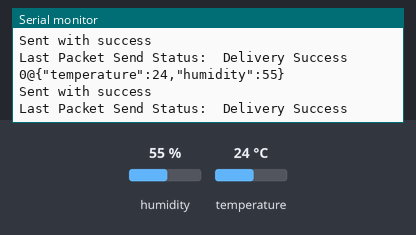
Bench run of a sketch on a simulated ESP32. Shown: the last lines printed to the serial monitor. The test bench sets the inputs (shaded band); at power-on: humidity 55 %, temperature 24 °C.

Above: at 5.8 s.
5.9 s: humidity set to 22 %
At 10.9 s:
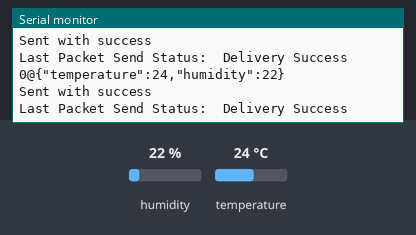
11.9 s: temperature set to 12 °C
At 15.6 s:
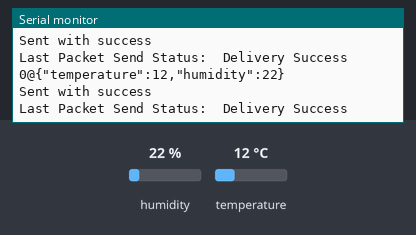
17.9 s: humidity set to 40 %
At 21.4 s:
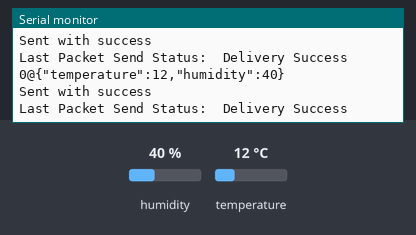
Timing chart, 0 to 22.9 s (numbered marks = the images above; inputs shaded):
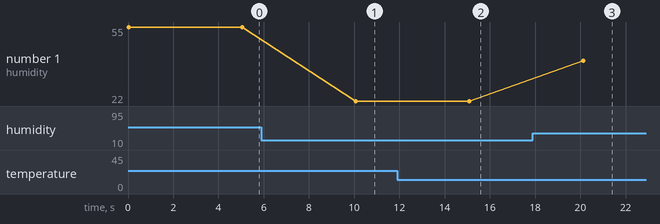

The sketch:

ESP_NOW_Sender.ino
```cpp
#include <esp_now.h>
#include <WiFi.h>
#include <ArduinoJson.h>
#include <Adafruit_Sensor.h>
#include <DHT.h>

// Digital pin connected to the DHT sensor
#define DHTPIN 4

// Uncomment the type of sensor in use:
#define DHTTYPE    DHT11     // DHT 11

DHT dht(DHTPIN, DHTTYPE);

uint8_t broadcastAddress[] = {0x58, 0xBF, 0x25, 0x9D, 0x84, 0xE8};

esp_now_peer_info_t peerInfo;

// callback when data is sent
void OnDataSent(const uint8_t *mac_addr, esp_now_send_status_t status) {
  Serial.print("\r\nLast Packet Send Status:\t");
  Serial.println(status == ESP_NOW_SEND_SUCCESS ? "Delivery Success" : "Delivery Fail");
}

void setup() {
  // Init Serial Monitor
  Serial.begin(115200);

  // Set device as a Wi-Fi Station
  WiFi.mode(WIFI_STA);

  // Init ESP-NOW
  if (esp_now_init() != ESP_OK) {
    Serial.println("Error initializing ESP-NOW");
    return;
  }

  esp_now_register_send_cb(OnDataSent);

  // Register peer
  memcpy(peerInfo.peer_addr, broadcastAddress, 6);
  peerInfo.channel = 0;
  peerInfo.encrypt = false;

  // Add peer
  if (esp_now_add_peer(&peerInfo) != ESP_OK){
    Serial.println("Failed to add peer");
    return;
  }
  dht.begin();
}

void loop() {
  // Set values to send
    DynamicJsonDocument jBuffer(1024);
    String jsondata = "";
    float Temperature = dht.readTemperature();
    float Humidity = dht.readHumidity();
    jBuffer["temperature"] = Temperature;
    jBuffer["humidity"] = Humidity;
    serializeJson(jBuffer, jsondata);
    jsondata = "0@" + jsondata;

  // Send message via ESP-NOW
  esp_err_t result = esp_now_send(broadcastAddress, (uint8_t *) jsondata.c_str(), jsondata.length());
  Serial.println(jsondata);
//  Serial.println("Primul Json:" + jsondata.length());

  if (result == ESP_OK) {
    Serial.println("Sent with success");
  }
  else {
    Serial.println("Error sending the data");
  }
  delay(5000);
}
```

Measured:
- after the input at 5.9 s, the serial monitor: prints a new line after 4.2 s (image 1)
- after the input at 11.9 s, the serial monitor: prints a new line after 3.2 s (image 2)
- after the input at 17.9 s, the serial monitor: prints a new line after 2.2 s (image 3)
- plotted number 1: 55 → 22 after the input at 5.9 s, 22 → 40 after the input at 17.9 s
